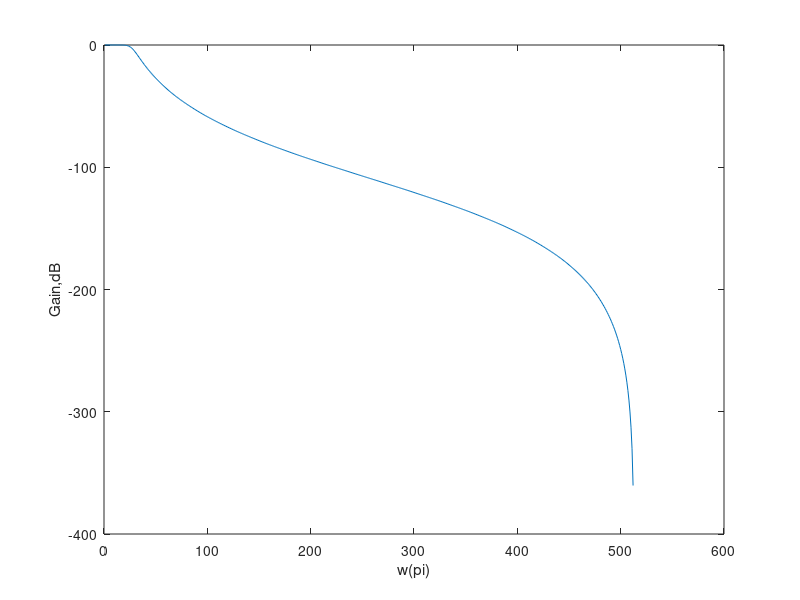

This chart was generated by the following MATLAB code:
Wp=0.2*pi;
Ws=0.6*pi;
Rp=0.4;
Rs=50;
Fs=100000;
Omp=tan(Wp/2);
Oms=tan(Ws/2);
[N,Wn]=buttord(Omp,Oms,Rp,Rs,'s');
[B,A]=butter(N,Omp,'s');
[b1,a1]=bilinear(B,A,0.5);
[h1,w1]=freqz(b1,a1);
gain1=20*log10(abs(h1));
plot(gain1);
xlabel('w(pi)');
ylabel('Gain,dB');